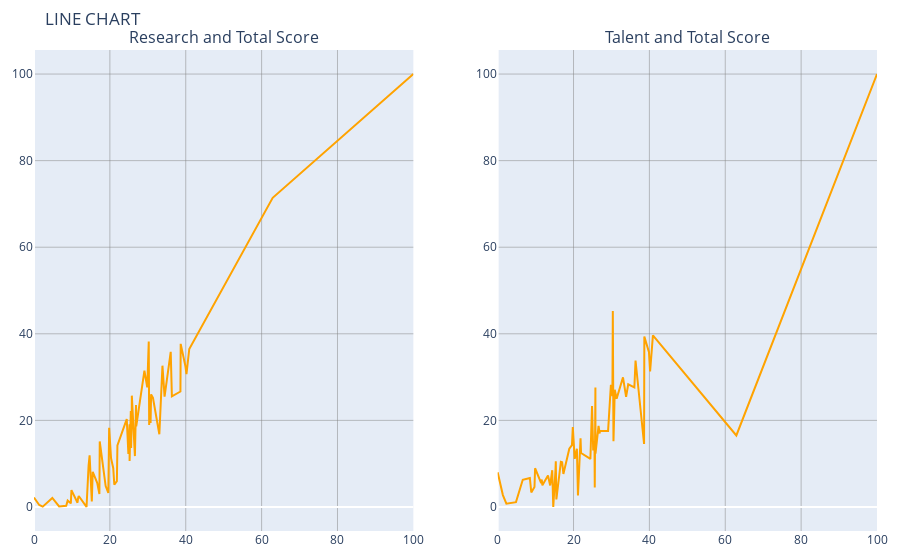

Notebook cell for this chart:
### Code cell
# LINE PLOT SYNTAX IN PLOTLY

columns = ['Research', 'Talent']

# Define layout with two subplots
fig = make_subplots(rows=1, cols=2, subplot_titles=[f'{col} and Total Score' for col in columns])  # Use a list comprehension


# Add traces for each column
for i, col in enumerate(columns):
    fig.add_trace(
        go.Scatter(
            x=df["Total score"],
            y=df[col],
            mode="lines",
            name=col,
            marker_symbol="circle",
            marker_size=10,
            line_color= '#ffa300'
        ),
        row=1,
        col=i+1
    )

# Set overall title and axes labels
fig.update_layout(
    title_text="LINE CHART",
    showlegend=False
)

# Style subplots
fig.update_layout(
    hovermode='x',  # Enable hover interaction
    margin=dict(l=20, r=20, b=20, t=50)
)

# Set minor grid for both subplots
fig.update_xaxes(showgrid=True, gridwidth=0.5, gridcolor="gray")
fig.update_yaxes(showgrid=True, gridwidth=0.5, gridcolor="gray")

fig.show()

### Figure 1 — Plotly figure (JSON) as saved in the notebook; plotly's stock layout.template omitted (floating-point values rounded to 4 significant figures)
{"data": [{"line": {"color": "#ffa300"}, "marker": {"size": 10, "symbol": "circle"}, "mode": "lines", "name": "Research", "type": "scatter", "x": [100, 62.92, 40.93, 40.19, 39.89, 38.67, 38.6, 36.35, 36.04, 34.42, 33.86, 33.04, 31.36, 30.87, 30.73, 30.53, 30.36, 30.25, 29.85, 29.11, 26.95, 26.89, 26.6, 25.79, 25.77, 25.6, 25.52, 25.2, 25.19, 24.88, 24.45, 21.99, 21.85, 21.17, 20.89, 20.31, 19.81, 19.59, 18.89, 17.33, 17.24, 17, 16.66, 15.48, 15.33, 15.24, 14.66, 14.39, 13.85, 13.27, 11.79, 11.62, 11.47, 9.87, 9.71, 8.87, 8.49, 6.62, 4.83, 2.3, 1.38, 0], "xaxis": "x", "y": [100, 71.42, 36.5, 30.67, 32.63, 37.67, 26.66, 25.54, 35.84, 25.48, 32.63, 16.79, 25.21, 26.01, 19.39, 22.51, 18.92, 38.24, 27.61, 31.51, 18.6, 23.56, 11.75, 25.71, 21.18, 13.63, 22.15, 10.6, 19.1, 12.23, 20.3, 14.21, 5.96, 5.13, 8.96, 11.26, 18.29, 3.22, 4.83, 15.12, 2.97, 4.31, 5.57, 8.11, 1.49, 1.25, 11.94, 9.53, 0, 0.73, 2.53, 2.03, 0.98, 3.9, 0.83, 1.46, 0.28, 0.12, 2.08, 0.07, 0.45, 2.17], "yaxis": "y"}, {"line": {"color": "#ffa300"}, "marker": {"size": 10, "symbol": "circle"}, "mode": "lines", "name": "Talent", "type": "scatter", "x": [100, 62.92, 40.93, 40.19, 39.89, 38.67, 38.6, 36.35, 36.04, 34.42, 33.86, 33.04, 31.36, 30.87, 30.73, 30.53, 30.36, 30.25, 29.85, 29.11, 26.95, 26.89, 26.6, 25.79, 25.77, 25.6, 25.52, 25.2, 25.19, 24.88, 24.45, 21.99, 21.85, 21.17, 20.89, 20.31, 19.81, 19.59, 18.89, 17.33, 17.24, 17, 16.66, 15.48, 15.33, 15.24, 14.66, 14.39, 13.85, 13.27, 11.79, 11.62, 11.47, 9.87, 9.71, 8.87, 8.49, 6.62, 4.83, 2.3, 1.38, 0], "xaxis": "x2", "y": [100, 16.51, 39.65, 31.28, 35.76, 39.38, 14.54, 33.83, 27.63, 28.32, 25.43, 29.93, 24.99, 27.07, 21.66, 15.18, 45.27, 25.63, 28.21, 17.56, 17.61, 16.97, 18.74, 12.34, 27.61, 4.49, 15.17, 14.21, 13.02, 23.3, 11.09, 12.46, 15.87, 2.65, 13.43, 11.11, 18.45, 14.3, 13.46, 7.62, 8.55, 10.34, 10.44, 1.72, 10.56, 8.4, 0, 8.49, 4.97, 7.28, 4.99, 6.34, 5.51, 8.94, 4.61, 3.36, 6.69, 6.27, 1.11, 0.75, 2.74, 8], "yaxis": "y2"}], "layout": {"annotations": [{"font": {"size": 16}, "showarrow": false, "text": "Research and Total Score", "x": 0.225, "xanchor": "center", "xref": "paper", "y": 1, "yanchor": "bottom", "yref": "paper"}, {"font": {"size": 16}, "showarrow": false, "text": "Talent and Total Score", "x": 0.775, "xanchor": "center", "xref": "paper", "y": 1, "yanchor": "bottom", "yref": "paper"}], "hovermode": "x", "margin": {"b": 20, "l": 20, "r": 20, "t": 50}, "showlegend": false, "title": {"text": "LINE CHART"}, "xaxis": {"anchor": "y", "domain": [0, 0.45], "gridcolor": "gray", "gridwidth": 0.5, "showgrid": true}, "xaxis2": {"anchor": "y2", "domain": [0.55, 1], "gridcolor": "gray", "gridwidth": 0.5, "showgrid": true}, "yaxis": {"anchor": "x", "domain": [0, 1], "gridcolor": "gray", "gridwidth": 0.5, "showgrid": true}, "yaxis2": {"anchor": "x2", "domain": [0, 1], "gridcolor": "gray", "gridwidth": 0.5, "showgrid": true}}}
